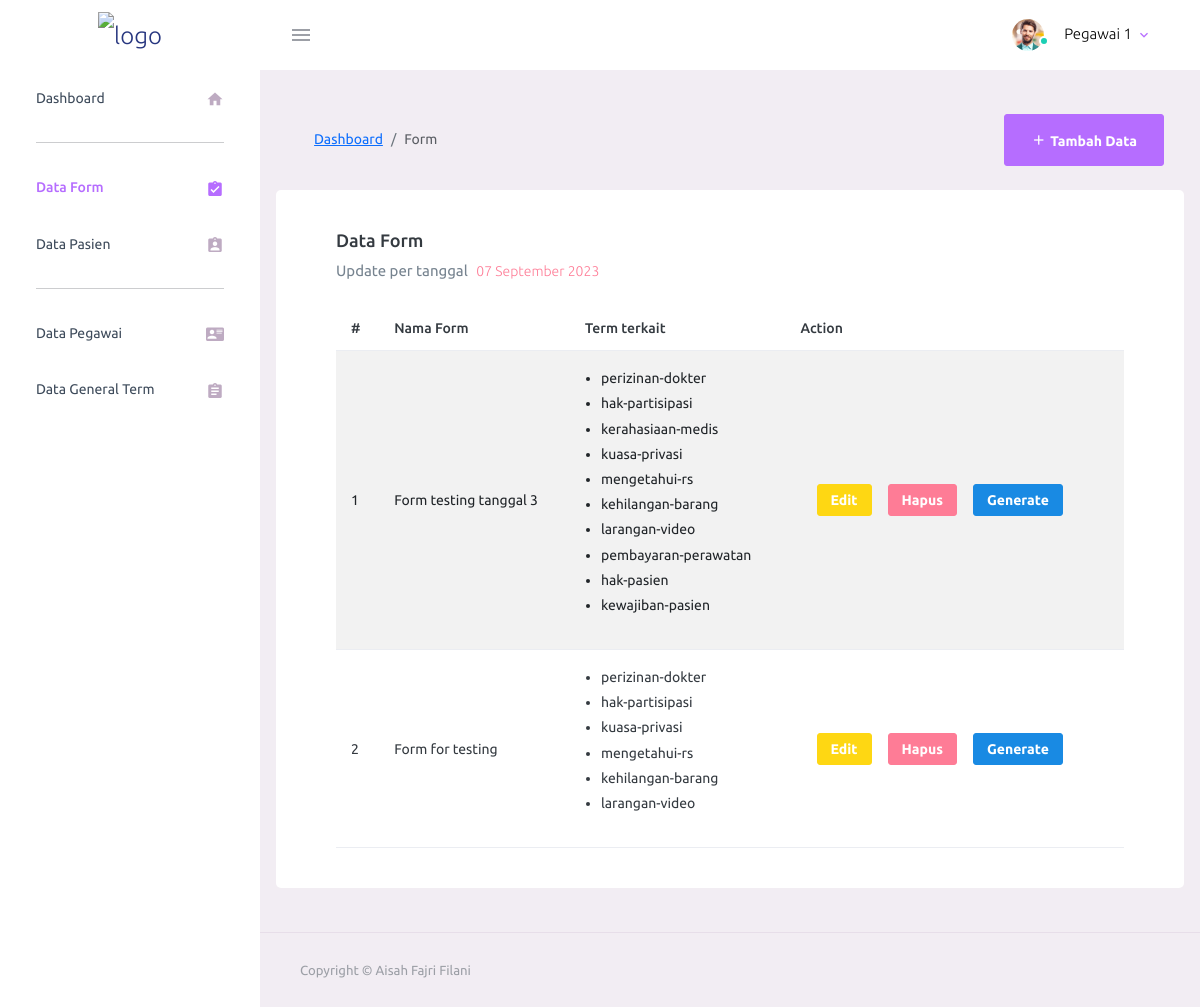
The app's page /app/pages/form/index.php/ (signed in) with its own data.
### tables this page shows
CREATE TABLE `forms` (
  `id` int(11) NOT NULL,
  `name` varchar(200) NOT NULL,
  `token` varchar(100) NOT NULL,
  `content` text NOT NULL
);

CREATE TABLE `terms` (
  `id` int(11) NOT NULL,
  `head` varchar(200) NOT NULL,
  `content` text NOT NULL,
  `verification` text NOT NULL,
  `inputdate` timestamp NOT NULL DEFAULT current_timestamp() ON UPDATE current_timestamp(),
  `inputby` varchar(50) NOT NULL DEFAULT current_timestamp(),
  `updatedate` timestamp NULL DEFAULT NULL,
  `updateby` varchar(50) DEFAULT NULL
);

### system/config/base.php (called while the page is built, shortened)
<?php
include 'function.php';
include_once $rootpath . '/system/server/db.php';
function routes($param = null, $id=null)
{
    $baseurl = $_SERVER['REQUEST_SCHEME'] . "://" . $_SERVER['HTTP_HOST'] . "/ais-project";
    $routes = [
        'login' => '/app/pages/login/index.php',
        'do-login' => '/app/pages/login/do-login.php',
        'logout' => '/app/pages/login/do-logout.php',
        'dashboard' => '/app/pages/dashboard/index.php',
        'ajax-pasien-wali' => '/app/pages/ajax/ajax-pasien-wali.php',
        'pasien' => '/app/pages/pasien/index.php',
        'pasien/add' => '/app/pages/pasien/add.php',
        'pasien/input' => '/app/pages/pasien/input.php',
        'pasien/edit' => '/app/pages/pasien/edit.php',
        'pasien/update' => '/app/pages/pasien/update.php',
        'pasien/delete' => '/app/pages/pasien/delete.php',
        'form' => '/app/pages/form/index.php',
        'form/fill' => '/app/pages/form/fill/1.php',
        'form/fill/2' => '/app/pages/form/fill/2.php',
        'form/fill/3' => '/app/pages/form/fill/3.php',
        'form/fill/4' => '/app/pages/form/fill/4.php',
        'form/do-fill-1' => '/app/pages/form/action/do-fill-1.php',
        'form/do-fill-2' => '/app/pages/form/action/do-fill-2.php',
        'form/do-fill-3' => '/app/pages/form/action/do-fill-3.php',
        'form/do-fill-4' => '/app/pages/form/action/do-fill-4.php',
        'form/done' => '/app/pages/form/done.php',
        'form/preview-new' => '/app/pages/form/preview.php',
        'form/add' => '/app/pages/form/add.php',
        'form/input' => '/app/pages/form/input.php',
        'form/edit' => '/app/pages/form/edit.php',
        'form/update' => '/app/pages/form/update.php',
        'form/delete' => '/app/pages/form/delete.php',
        'submit' => '/app/pages/form/submit.php',
        'pegawai' => '/app/pages/pegawai/index.php',
        'pegawai/add' => '/app/pages/pegawai/add.php',
        'pegawai/input' => '/app/pages/pegawai/input.php',
        'pegawai/edit' => '/app/pages/pegawai/edit.php',
        'pegawai/update' => '/app/pages/pegawai/update.php',
        'pegawai/delete' => '/app/pages/pegawai/delete.php',
        'term' => '/app/pages/term/index.php',
        'term/add' => '/app/pages/term/add.php',
        'term/input' => '/app/pages/term/input.php',
        'term/edit' => '/app/pages/term/edit.php',
        'term/update' => '/app/pages/term/update.php',
        'term/delete' => '/app/pages/term/delete.php',
    ];
    return $baseurl . ($routes[$param] ."/". $id  ?? '');
}

### system/config/function.php (called while the page is built, shortened)
<?php
function getUri($index){
    $uri = explode("/", $_SERVER['REQUEST_URI']);
    if(isset($uri[$index])){
        $uri[$index] = str_replace(".php", "", $uri[$index]);
        return $uri[$index];
    }
    return null;
}
function toTitle($string){
    return ucwords(strtolower($string));
}
function toIndoDate($date)
{
    $date = date('Y-m-d', strtotime($date));
    $BulanIndo = array("Januari", "Februari", "Maret",
        "April", "Mei", "Juni",
        "Juli", "Agustus", "September",
        "Oktober", "November", "Desember");
    $tahun = substr($date, 0, 4);
    $bulan = substr($date, 5, 2);
    $tgl = substr($date, 8, 2);
    $result = $tgl . " " . $BulanIndo[(int) $bulan - 1] . " " . $tahun;
    return ($result);
}
?>

### system/server/db.php (called while the page is built, shortened)
<?php
$servername = "localhost";
$username = "root";
$password = "";
$dbname = "db_consent_form";
$db = new mysqli($servername, $username, $password, $dbname);
function all($table, $where = null)
{
    global $db;
    $sql = "SELECT * FROM $table";
    $result = $db->query($sql);
    $data = [];
    if ($result->num_rows > 0) {
        while ($row = $result->fetch_assoc()) {
            $data[] = $row;
        }
    }
    return $data;
}
function one($table, $where = null)
{
    global $db;
    $sql = "SELECT * FROM $table";
    if ($where != null) {
        $sql .= " WHERE id=$where";
    }
    $result = $db->query($sql);
    $data = [];
    if ($result->num_rows > 0) {
        $data = $result->fetch_assoc();
    }
    return $data;
}

### app/pages/form/index.php (the view, shortened to what this page needs)
<?php include_once '../../../system/view/header.php';?>
<?php
$forms = all('forms');
?>
<div class="container-scroller">
    <?php include "$rootpath/app/layout/topbar.php";?>
    <div class="container-fluid page-body-wrapper">
        <?php include "$rootpath/app/layout/sidebar.php";?>
        <div class="main-panel">
            <div class="content-wrapper">
                <div class="page-header">
                    <nav aria-label="breadcrumb">
                        <ol class="breadcrumb">
                            <li class="breadcrumb-item"><a href="<?=routes('dashboard')?>"><?=toTitle('Dashboard')?></a>
                            </li>
                            <li class="breadcrumb-item active" aria-current="page"><?=toTitle(getUri(4))?></li>
                        </ol>
                    </nav>
                    <h3 class="page-title">
                        <button class="btn btn-primary btn-xs">
                            <a href="<?=routes('form/add')?>" class="btn btn-primary btn-sm">
                                <i class="mdi mdi-plus"></i>
                                Tambah Data
                            </a>
                        </button>
                    </h3>
                </div>
                <div class="row">
                    <div class="card">
                        <div class="card-body">
                            <h4>Data <?=toTitle(getUri(4))?></h4>
                            <p class="card-description"> Update per tanggal
                                <code><?=toIndoDate(date('Y-m-d'))?></code>
                            </p>
                            <div class="table-container">
                                <table id="myTable" class="table table-hover table-striped">
                                    <thead>
                                        <tr>
                                            <th>#</th>
                                            <th>Nama Form</th>
                                            <th>Term terkait</th>
                                            <th>Action</th>
                                        </tr>
                                    </thead>
                                    <tbody>
                                        <?php
                                        $no = 1;
                                        foreach ($forms as $form) {
                                            $content = json_decode($form['content']);
                                            $list = '<ul>';
                                            foreach($content as $key => $value){
                                                $term = one('terms',$value);
                                                $list .= '<li>'.$term['head'].'</li>';
                                            }
                                            $list .= '</ul>';
                                            echo "<tr>";
                                            echo "<td>$no</td>";
                                            echo "<td>$form[name]</td>";
                                            echo "<td>$list</td>";
                                            echo "<td>";
                                            echo "<a href='".routes('form/edit',$form['id'])."' class='btn btn-warning btn-sm mx-3'>Edit</a>";
                                            echo "<a onclick='deleteConfirmation(event)' href='".routes('form/delete',$form['id'])."' class='btn btn-danger btn-sm'>Hapus</a>";
                                            echo "<button onclick='copyLink(event)' name='$form[name]' url='".routes('form/fill',$form['token'])."' class='btn btn-info btn-sm mx-3'>Generate</button>";
                                            echo "</td>";
                                            echo "</tr>";
                                            $no++;
                                        }
                                        ?>
                                    </tbody>
                                </table>
                            </div>
                        </div>
                    </div>
                </div>
            </div>
            <footer class="footer">
                <div class="container-fluid d-flex justify-content-between">
                    <span class="text-muted d-block text-center text-sm-start d-sm-inline-block">Copyright ©
                        Aisah Fajri Filani</span>
                </div>
            </footer>
        </div>
    </div>
</div>
<?php include_once '../../../system/view/footer.php';?>

### system/view/header.php (style rules this page uses)
.table-container { overflow-x: auto; }

### records on screen
forms: name "Form testing tanggal 3"
terms: head "perizinan-dokter"
terms: head "hak-partisipasi"
terms: head "kerahasiaan-medis"
terms: head "kuasa-privasi"
terms: head "mengetahui-rs"
terms: head "kehilangan-barang"
terms: head "larangan-video"
terms: head "pembayaran-perawatan"
terms: head "hak-pasien"
terms: head "kewajiban-pasien"
forms: name "Form for testing"

### other values on screen
$session['user']['name'] "Pegawai 1"
toTitle('Dashboard') "Dashboard"
toTitle(getUri(4)) "Form"
